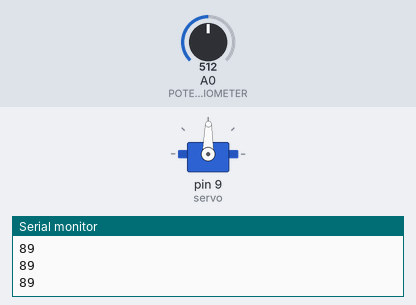
Recording of a sketch running on a simulated Arduino Uno, built with avr-gcc and run on an emulated ATmega328P. Parts: servo, the last lines printed to the serial monitor. The test bench sets the inputs (shaded band); at power-on: A0 (POTENTIOMETER) = 512.

Above: at 1.2 s.
1.3 s: A0 (POTENTIOMETER) set to 716
At 2.5 s:
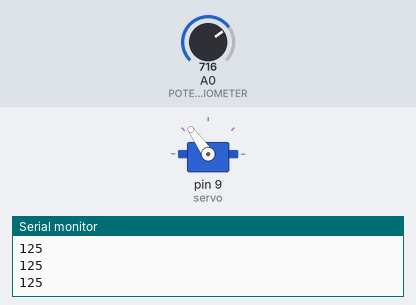
2.8 s: A0 (POTENTIOMETER) set to 900
At 3.3 s:
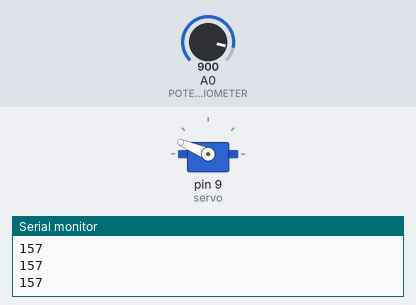
4.3 s: A0 (POTENTIOMETER) set to 1023
At 5.3 s:
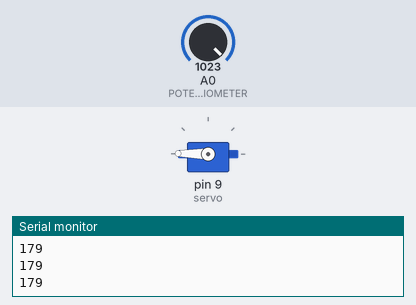
5.8 s: A0 (POTENTIOMETER) set to 306
At 7.0 s:
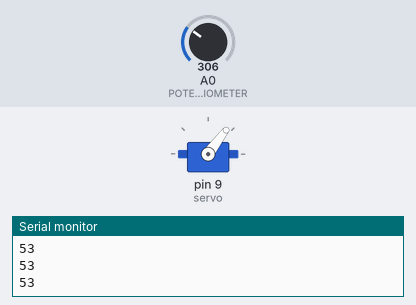
7.3 s: A0 (POTENTIOMETER) set to 122
At 7.8 s:
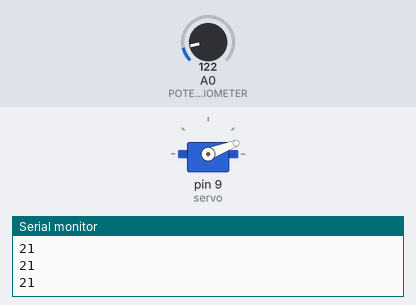
8.8 s: A0 (POTENTIOMETER) set to 511
At 9.7 s:
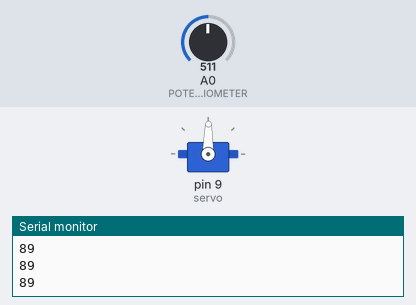
Timing chart, 0 to 11.3 s (numbered marks = the images above; inputs shaded):
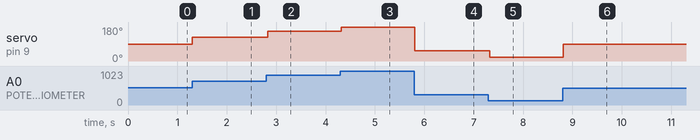

The sketch:

Servo_Control_PotentioMeter.ino
```cpp
#include <Servo.h>  // Physical pin 13 = tiny24 pin (D  0)
#define POTENTIOMETER 0

Servo servo;

int angle;
int potValue = 0;

void setup() {
   servo.attach(9);
   pinMode(POTENTIOMETER, INPUT);
  Serial.begin(9600);
}


void loop() {
      potValue = analogRead(POTENTIOMETER);
      angle = map(potValue, 0, 1023, 0, 179);

       Serial.println(angle);

      servo.write(angle);


  delay(30);

}
```

Measured:
- after the input at 1.3 s, servo on pin 9 (servo): 89° → 125° at once
- after the input at 2.8 s, servo on pin 9 (servo): 125° → 157° at once
- after the input at 4.3 s, servo on pin 9 (servo): 157° → 179° at once
- after the input at 5.8 s, servo on pin 9 (servo): 179° → 53° at once
- after the input at 7.3 s, servo on pin 9 (servo): 53° → 21° at once
- after the input at 8.8 s, servo on pin 9 (servo): 21° → 89° at once
